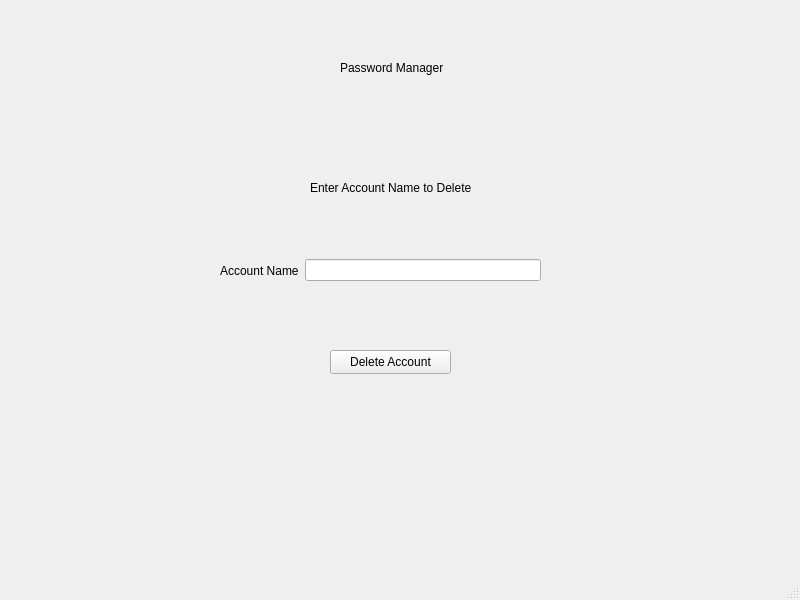
<?xml version="1.0" encoding="UTF-8"?>
<ui version="4.0">
 <class>Delete</class>
 <widget class="QMainWindow" name="Delete">
  <property name="geometry">
   <rect>
    <x>0</x>
    <y>0</y>
    <width>800</width>
    <height>600</height>
   </rect>
  </property>
  <property name="windowTitle">
   <string>MainWindow</string>
  </property>
  <widget class="QWidget" name="centralwidget">
   <widget class="QLabel" name="label_2">
    <property name="geometry">
     <rect>
      <x>340</x>
      <y>60</y>
      <width>109</width>
      <height>16</height>
     </rect>
    </property>
    <property name="text">
     <string>Password Manager</string>
    </property>
   </widget>
   <widget class="QLabel" name="label_3">
    <property name="geometry">
     <rect>
      <x>310</x>
      <y>180</y>
      <width>171</width>
      <height>16</height>
     </rect>
    </property>
    <property name="text">
     <string>Enter Account Name to Delete</string>
    </property>
   </widget>
   <widget class="QPushButton" name="pushButton">
    <property name="geometry">
     <rect>
      <x>330</x>
      <y>350</y>
      <width>121</width>
      <height>24</height>
     </rect>
    </property>
    <property name="text">
     <string>Delete Account</string>
    </property>
   </widget>
   <widget class="QWidget" name="">
    <property name="geometry">
     <rect>
      <x>220</x>
      <y>240</y>
      <width>321</width>
      <height>61</height>
     </rect>
    </property>
    <layout class="QHBoxLayout" name="horizontalLayout">
     <item>
      <widget class="QLabel" name="label">
       <property name="text">
        <string>Account Name</string>
       </property>
      </widget>
     </item>
     <item>
      <widget class="QLineEdit" name="lineEdit"/>
     </item>
    </layout>
   </widget>
  </widget>
  <widget class="QMenuBar" name="menubar">
   <property name="geometry">
    <rect>
     <x>0</x>
     <y>0</y>
     <width>800</width>
     <height>21</height>
    </rect>
   </property>
  </widget>
  <widget class="QStatusBar" name="statusbar"/>
 </widget>
 <resources/>
 <connections/>
</ui>
